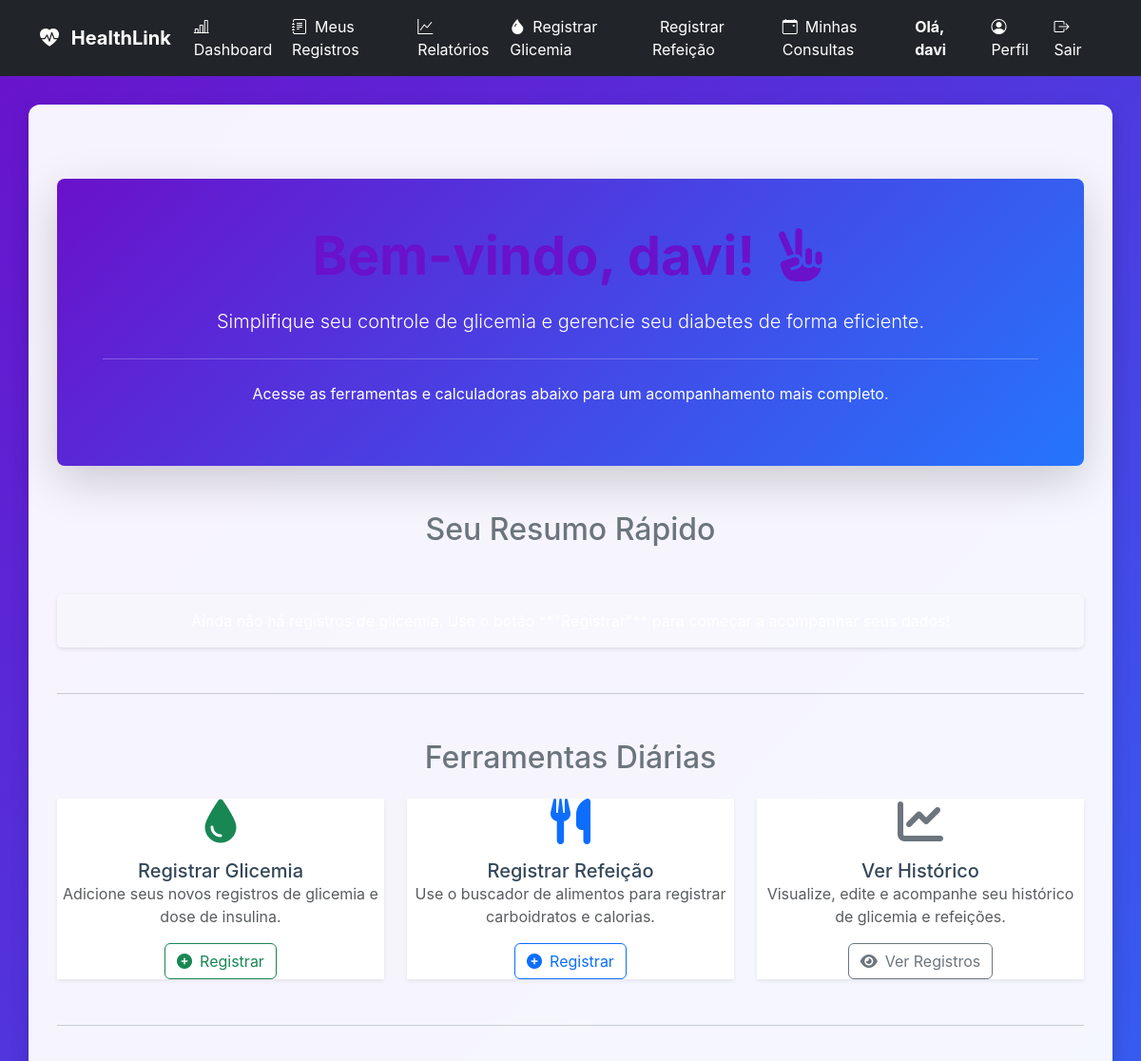
Before: /dashboard (signed in, upper part) with the older database file.
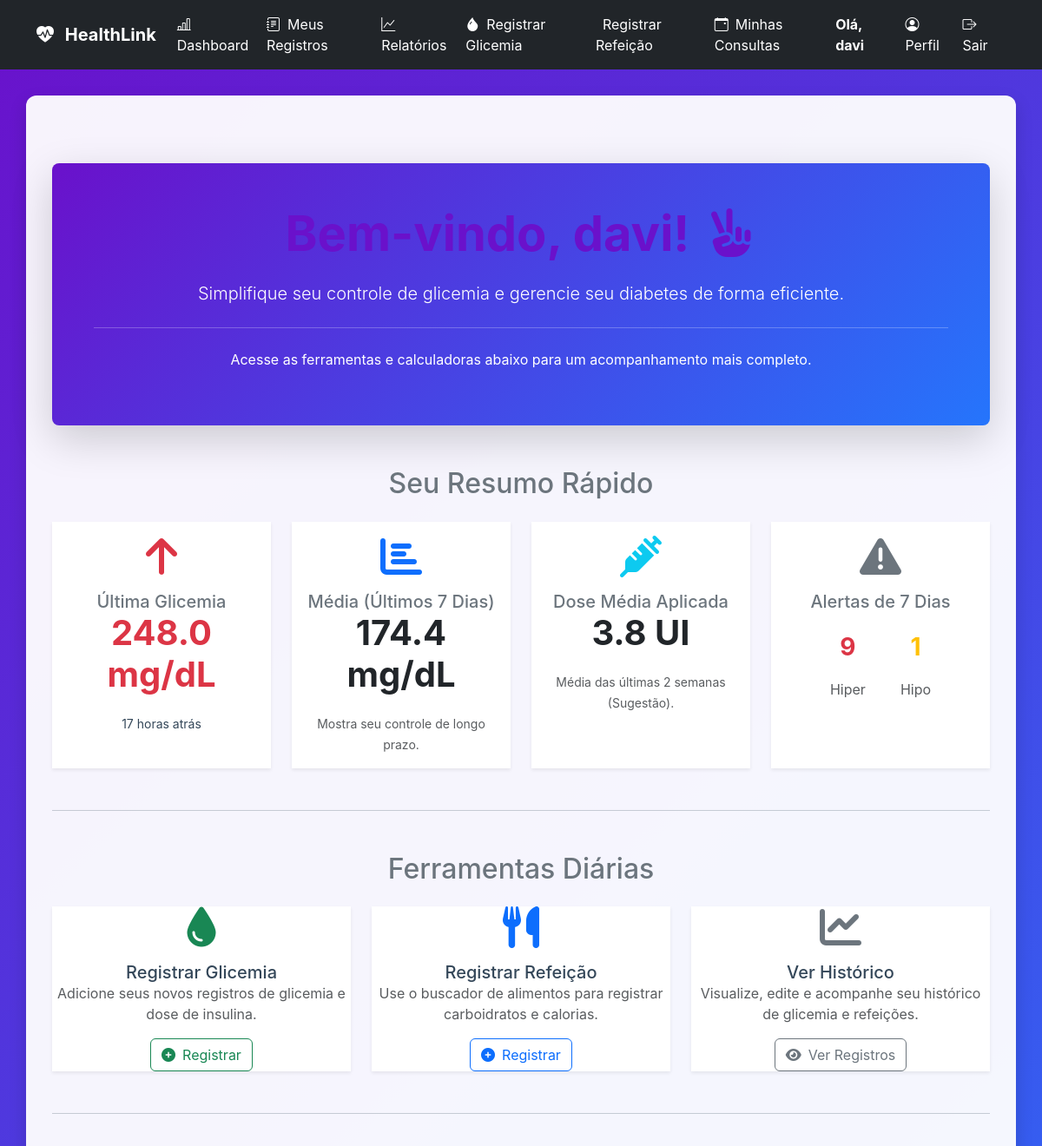
After: the same page with the newer database file.
### tables this page shows
CREATE TABLE registros (
                    id INTEGER PRIMARY KEY,
                    user_id INTEGER NOT NULL,
                    data_hora TEXT NOT NULL,
                    tipo TEXT NOT NULL,
                    valor REAL,
                    observacoes TEXT,
                    alimentos_json TEXT,
                    total_calorias REAL,
                    total_carbs REAL, dose_insulina REAL, dose_aplicada REAL,
                    FOREIGN KEY (user_id) REFERENCES users (id)
                );

### app.py (the view)
@app.route('/dashboard')
@login_required
def dashboard():
    if current_user.role in ['admin', 'secretario']:
        return redirect(url_for('dashboard_gestao'))
    elif current_user.role == 'medico':
        return redirect(url_for('dashboard_medico'))
    elif current_user.role == 'cuidador':
        return redirect(url_for('dashboard_cuidador'))
    elif current_user.role == 'paciente':
        paciente_id = current_user.id
        resumo_dados = db_manager.obter_resumo_paciente(paciente_id)
        dose_media = db_manager.calcular_dose_media_aplicada(paciente_id, dias=14)
        return render_template('dashboard_paciente.html', # Renomeado para clareza
                               resumo_dados=resumo_dados,
                               dose_media_aplicada=dose_media)
    flash("Seu perfil não está configurado. Por favor, entre em contato com o suporte.", 'danger')
    return redirect(url_for('logout'))

### app.py (called while the page is built)
@app.context_processor
def inject_now():
    return {'now': datetime.now}

### database_manager.py (called while the page is built)
    def get_db_connection(self):
        conn = sqlite3.connect(self.db_path)
        conn.execute("PRAGMA foreign_keys = ON;")
        conn.row_factory = sqlite3.Row
        return conn

    def carregar_usuario_por_id(self, user_id):
        conn = self.get_db_connection()
        user_data = conn.execute(
            "SELECT id, username, role, email, nome_completo, razao_ic, fator_sensibilidade, data_nascimento, sexo, telefone, medico_id FROM users WHERE id = ?",
            (user_id,)
        ).fetchone()
        conn.close()
        return dict(user_data) if user_data else None

### models.py (called while the page is built)
    @property
    def is_paciente(self):
        return self.role == 'paciente' or self.role == 'user'

### templates/dashboard_paciente.html (shortened to what the changed rows need)
{% extends 'base.html' %}
{% block content %}
<div class="container my-5">
    <div class="p-5 mb-4 bg-primary rounded-3 shadow-lg text-center text-white hero-dashboard">
        <h1 class="display-4 fw-bold">Bem-vindo, {{ current_user.username }}! <i class="fas fa-hand-peace ms-2"></i>
        </h1>
    </div>
    <h2 class="text-center mt-5 mb-4 text-secondary">Seu Resumo Rápido</h2>
    {% if resumo_dados.ultimo_registro %}
    {% set glicemia_valor = resumo_dados.ultimo_registro.valor | float %}
    {% set status_class = 'text-danger' if glicemia_valor > 180 else ('text-warning' if glicemia_valor < 70
        else 'text-success' ) %} {% set status_icon='fa-arrow-up' if glicemia_valor> 180 else ('fa-arrow-down' if
        glicemia_valor < 70 else 'fa-check-circle' ) %} <div class="row g-4 mb-4">
            <div class="col-12 col-md-6 col-lg-3">
                <div class="dashboard-card bg-white text-center shadow-sm h-100 p-3">
                    <div class="card-body">
                        <i class="fas {{ status_icon }} fa-3x mb-3 {{ status_class }}"></i>
                        <h5 class="card-title text-secondary">Última Glicemia</h5>
                        <h2 class="card-text display-6 fw-bold {{ status_class }}">
                            {{ resumo_dados.ultimo_registro.valor }} mg/dL
                        </h2>
                        <p class="card-text"><small>{{ resumo_dados.ultimo_registro.tempo_desde_ultimo }}</small></p>
                    </div>
                </div>
            </div>
            <div class="col-12 col-md-6 col-lg-3">
                <div class="dashboard-card bg-white text-center shadow-sm h-100 p-3">
                    <div class="card-body">
                        <i class="fas fa-chart-bar fa-3x mb-3 text-primary"></i>
                        <h5 class="card-title text-secondary">Média (Últimos 7 Dias)</h5>
                        <h2 class="card-text display-6 fw-bold text-dark">
                            {% if resumo_dados.media_ultima_semana %}
                            {{ resumo_dados.media_ultima_semana }} mg/dL
                            {% else %}
                            N/A
                            {% endif %}
                        </h2>
                        <p class="card-text"><small class="text-muted">Mostra seu controle de longo prazo.</small></p>
                    </div>
                </div>
            </div>
            <div class="col-12 col-md-6 col-lg-3">
                <div class="dashboard-card bg-white text-center shadow-sm h-100 p-3">
                    <div class="card-body">
                        <i class="fas fa-syringe fa-3x mb-3 text-info"></i>
                        <h5 class="card-title text-secondary">Dose Média Aplicada</h5>
                        {% if dose_media_aplicada is not none and dose_media_aplicada > 0 %}
                        <h2 class="card-text display-6 fw-bold text-dark">{{ dose_media_aplicada }} UI</h2>
                        <p class="card-text"><small class="text-muted">Média das últimas 2 semanas (Sugestão).</small>
                        </p>
                        {% else %}
                        <h2 class="card-text display-6 fw-bold text-muted">0.0 UI</h2>
                        <p class="card-text"><small class="text-muted">Registre doses para obter a média.</small></p>
                        {% endif %}
                    </div>
                </div>
            </div>
            <div class="col-12 col-md-6 col-lg-3">
                <div class="dashboard-card bg-white text-center shadow-sm h-100 p-3">
                    <div class="card-body">
                        <i class="fas fa-exclamation-triangle fa-3x mb-3 text-secondary"></i>
                        <h5 class="card-title text-secondary">Alertas de 7 Dias</h5>
                        <div class="d-flex justify-content-center align-items-center mt-3">
                            <div class="p-2 me-4">
                                <h3 class="fw-bolder text-danger">{{ resumo_dados.hiperglicemia_count }}</h3>
                                <p class="mb-0 text-muted">Hiper</p>
                            </div>
                            <div class="p-2">
                                <h3 class="fw-bolder text-warning">{{ resumo_dados.hipoglicemia_count }}</h3>
                                <p class="mb-0 text-muted">Hipo</p>
                            </div>
                        </div>
                    </div>
                </div>
            </div>
</div>
{% else %}
<div class="alert alert-info text-center mt-5" role="alert">
    Ainda não há registros de glicemia. Use o botão **"Registrar"** para começar a acompanhar seus dados!
</div>
{% endif %}
<h2 class="text-center mb-4 text-secondary">Ferramentas Diárias</h2>
</div>
{% endblock %}

Changed rows visible on the page:
added registros: ultimo_registro.valor "248.0"
Other visible differences:
{{ resumo_dados.ultimo_registro.tempo_desde_ultimo }}: (not shown) → "17 horas atrás"
{{ resumo_dados.media_ultima_semana }}: (not shown) → "174.4"
{{ dose_media_aplicada }}: (not shown) → "3.8"
{{ resumo_dados.hiperglicemia_count }}: (not shown) → "9"
{{ resumo_dados.hipoglicemia_count }}: (not shown) → "1"
text now shown: "Última Glicemia mg/dL Média (Últimos 7 Dias) mg/dL Mostra seu controle de longo prazo. Dose Média Aplicada UI Média das últimas 2 semanas (Sugestão). Alertas de 7 Dias Hiper Hipo"
